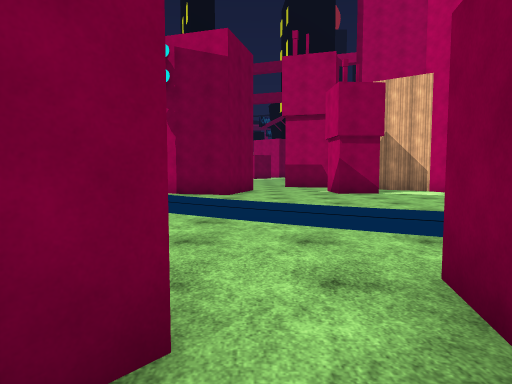
[1] (above)

18 first-person views from a walk through a scene from a Unity 3-D project. The camera is 1.5 m above the floor, tilts 4° down and sees 75° across. The floor is counted in squares, 2 m on a side. Each view is taken from the middle of a square. On the plan, view 1 faces up. The plan holds only what a view shows up to about 11 squares ahead; the rest is blank. The place goes on beyond the plan. The player is left out. Some surface patterns are stand-ins.

[2]
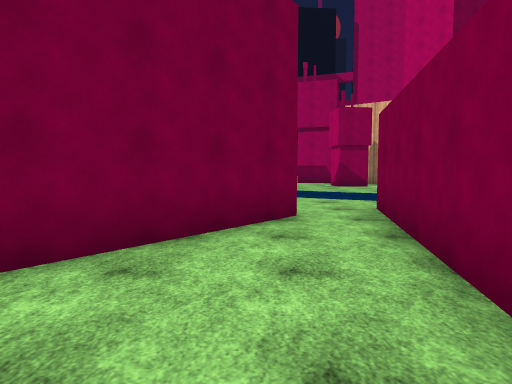

[3]
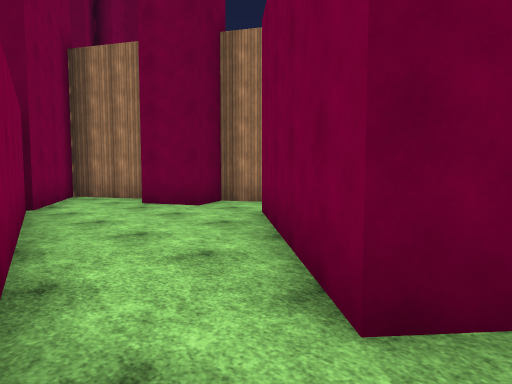

[4]
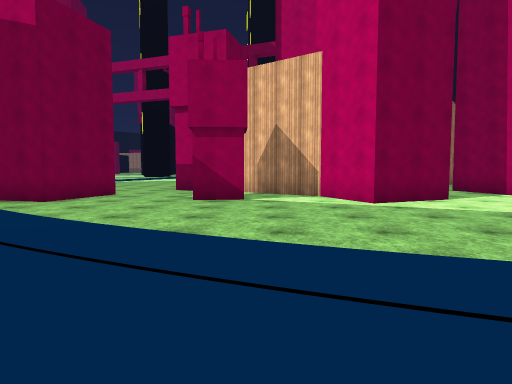

[5]
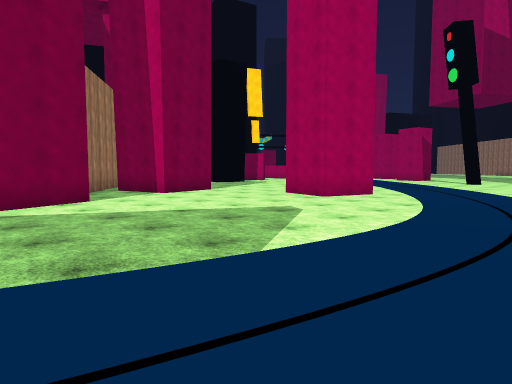

[6]
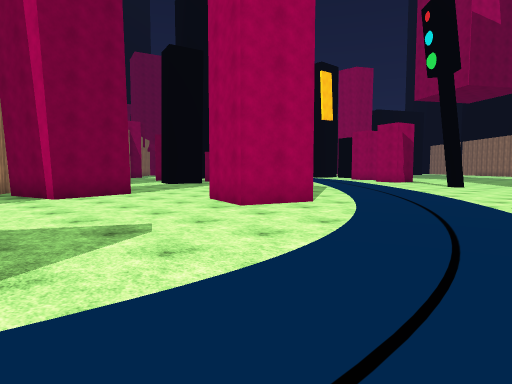

[7]
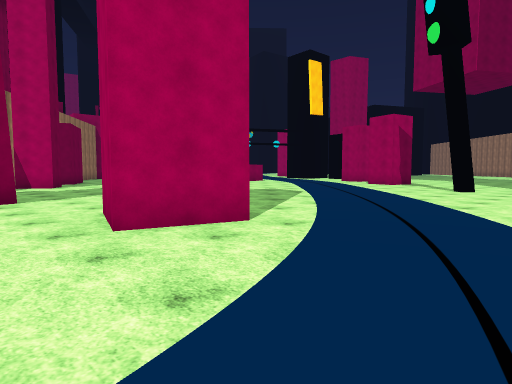

[8]
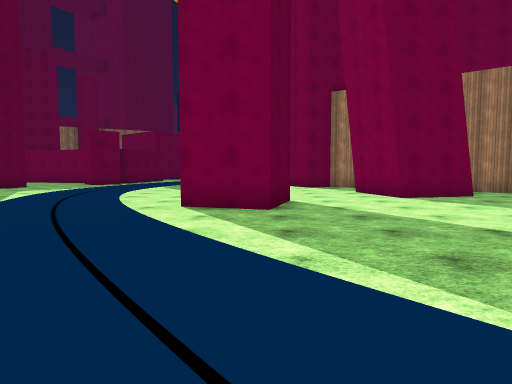

[9]
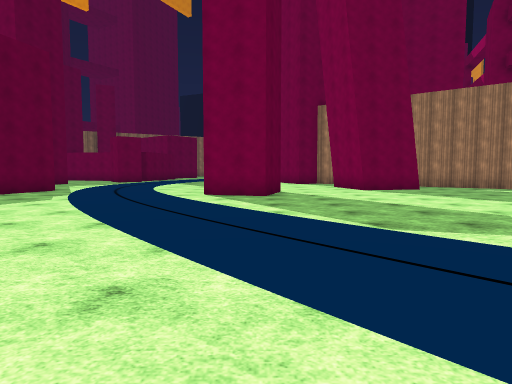

[10]
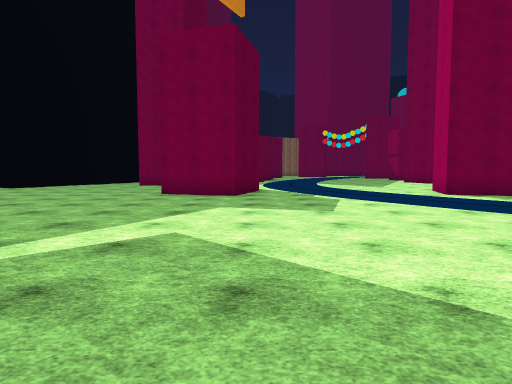

[11]
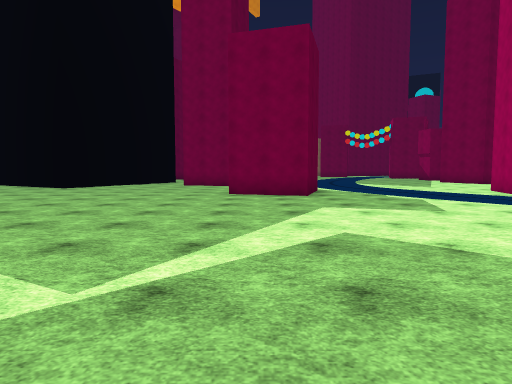

[12]
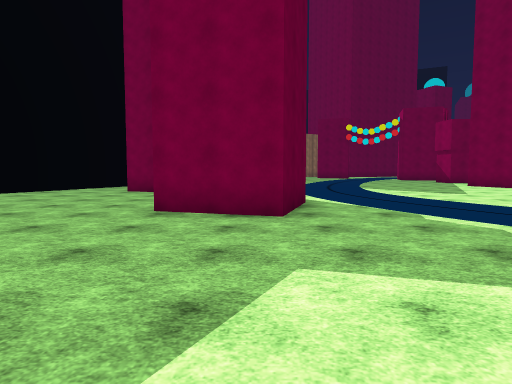

[13]
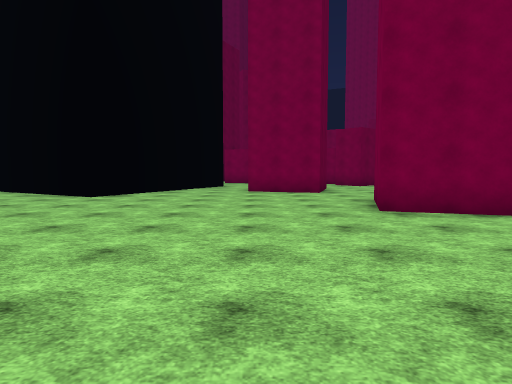

[14]
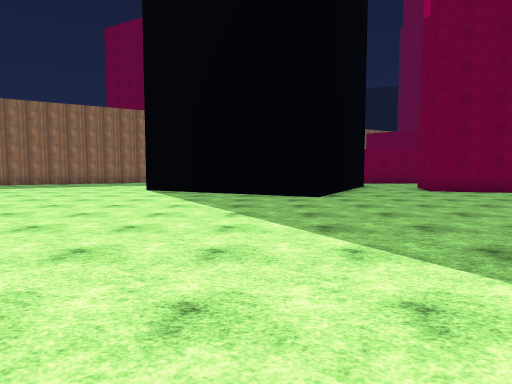

[15]
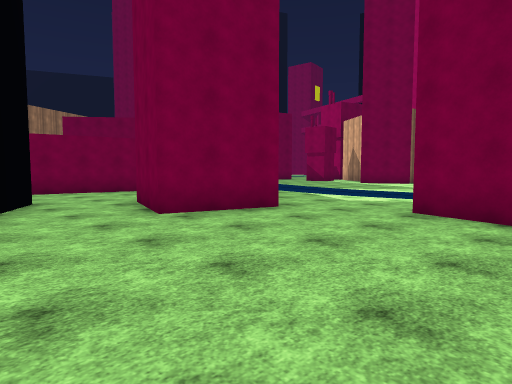

[16]
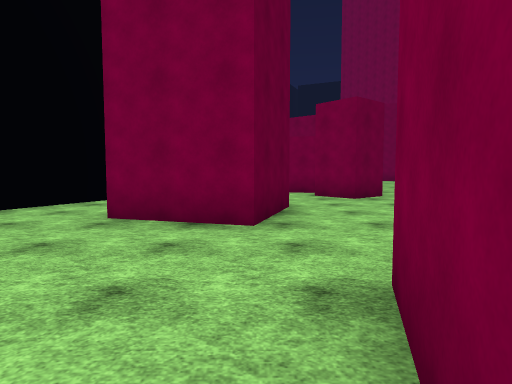

[17]
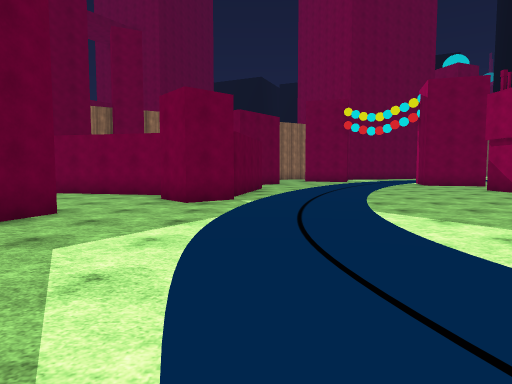

[18]
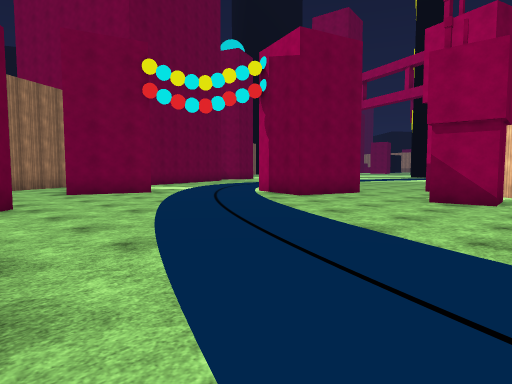

### Floor plan
Points are (right, up) in squares from view 1. A wall is a line through its corners. A room is listed if a view was taken in it or the views show most of it. See-through windows are left out.
Room 1 (views 1, 2)
walls: (-4.5, -3.2) (-4, -4.1) (-3, -3.6) (-2.3, -5); (-0.2, -4.9) (0.9, 0.4); (-2.9, -5.8) (-1.8, -7.7) (-0.3, -4.9); (-0.3, 1.3) (-3.2, -2.1)
ways out: opening at (0, 1) to room 2
Room 2 (views 3, 4, 5, 6, 7, 8, 9, 10, 11, 12, 13, 14, 15, 16, 17, 18)
walls: (13.5, 1.1) (15.8, 0.4) (15.1, -1.8) (12.8, -1.1); (8.3, -1.3) (10.7, -2) (10, -4.3) (7.6, -3.5); (5.8, 1.5) (6.7, 0.5) (5.7, -0.4); (4.7, -0.1) (3.7, -4.8); (15.4, 6.5) (13.6, 7) (14.1, 8.8) (15.9, 8.3) (15.4, 6.5); (3.1, 1.9) (5, 1.4); (0.9, 0.4) (1.3, 2.3); (8.7, 10.1) (6.6, 9.2) (5.8, 11) (3.3, 12.8); (-0.9, 1.8) (-0.3, 1.3); (13, 13.5) (13.4, 11.7) (11.2, 11.2) (10.7, 13.4); (10, 13.6) (9.5, 12.9); (-0.1, 11.7) (-0.8, 9.5) (-2.7, 10.1); (-4.8, 7.2) (-5.5, 4.9)
ways out: opening at (0, 1) to room 1
objects: other object (3, 10)

Positions as (right, up) in squares from view 1, and headings:
1: (0, 0), facing up
2: (-1, -4), facing up
3: (1, 2), facing down-left
4: (4, 2), facing up
5: (6, 2), facing up-right
6: (9, 2), facing up-right
7: (12, 3), facing up-right
8: (22, 8), facing left
9: (25, 8), facing left
10: (25, 1), facing left
11: (25, -1), facing left
12: (21, 0), facing left
13: (21, -4), facing left
14: (21, -10), facing left
15: (15, -7), facing up-left
16: (15, -2), facing left
17: (14, 2), facing left
18: (5, 2), facing up-left
